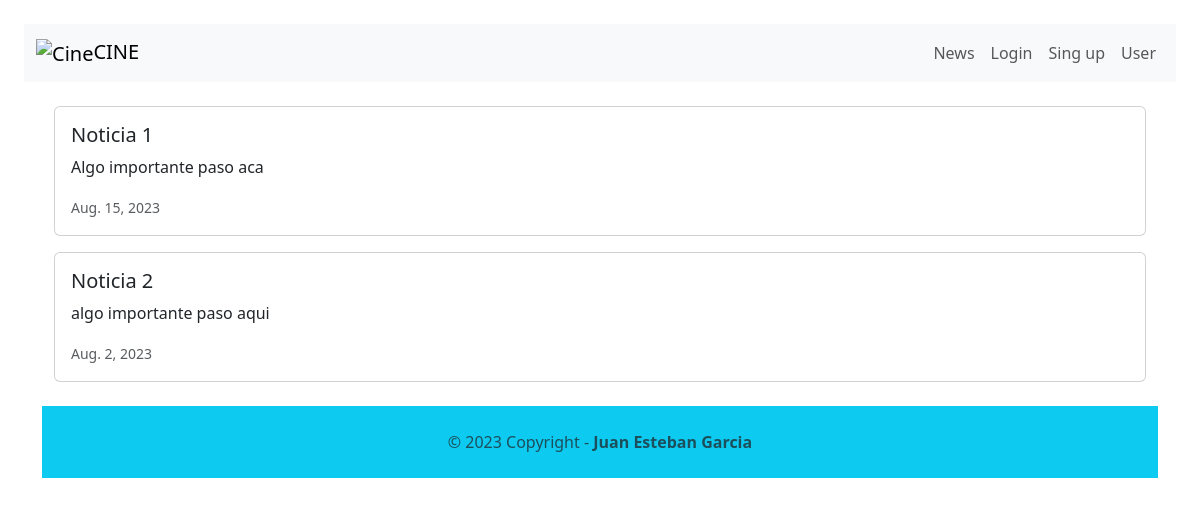
Page /news/ on the committed database.
### news/models.py (models this page shows, shortened)
class News(models.Model):
    headline = models.CharField(max_length=200)
    body = models.TextField()
    date =models.DateField()

### news/views.py (the view)
# urls.py: path('news/', include('news.urls')),
def news(request):
    newss = News.objects.all().order_by('-date')
    return render(request, 'news.html', {'newss':newss})

### news/templates/news.html (shortened to what this page needs)
<!DOCTYPE html>
<html lang="en">
<head>
    <link href="https://cdn.jsdelivr.net/npm/bootstrap@5.3.1/dist/css/bootstrap.min.css" rel="stylesheet">
</head>
<body>
    {% extends  'base.html' %}
    {% block content %}
    <div class="container">
        {% for news in newss %}
        <div class="card mb-3">
            <div class"row g-0">
                <div>
                    <div class="card-body">
                        <h5 class="card-title">{{ news.headline }}</h5>
                        <p class="card-text"> {{ news.body }}</p>
                        <p class="card-text"><small class="text-muted">
                            {{ news.date }}
                        </small></p>
                    </div>
                </div>
            </div>
        </div>
        {% endfor %}
    {% endblock content %}

### rows in the picture
News: headline "Noticia 1", body "Algo importante paso aca", date "Aug. 15, 2023"
News: headline "Noticia 2", body "algo importante paso aqui", date "Aug. 2, 2023"
